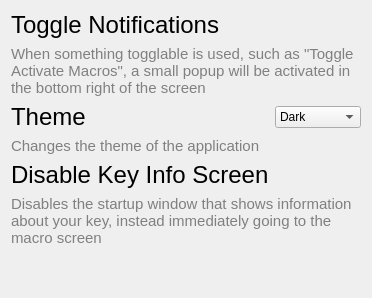
         <widget class="QWidget" name="settingsPage">
          <layout class="QGridLayout" name="gridLayout_7">
           <item row="0" column="0">
            <widget class="QLabel" name="toggleNotifsLabel">
             <property name="text">
              <string>&lt;html&gt;&lt;head/&gt;&lt;body&gt;&lt;p&gt;&lt;span style=&quot; font-size:18pt;&quot;&gt;Toggle Notifications&lt;/span&gt;&lt;/p&gt;&lt;/body&gt;&lt;/html&gt;</string>
             </property>
            </widget>
           </item>
           <item row="2" column="1">
            <widget class="QComboBox" name="themeComboBox">
             <item>
              <property name="text">
               <string>Dark</string>
              </property>
             </item>
             <item>
              <property name="text">
               <string>Navy Blue</string>
              </property>
             </item>
            </widget>
           </item>
           <item row="4" column="0">
            <widget class="QLabel" name="KeyInfoScreenLabel">
             <property name="text">
              <string>&lt;html&gt;&lt;head/&gt;&lt;body&gt;&lt;p&gt;&lt;span style=&quot; font-size:18pt;&quot;&gt;Disable Key Info Screen&lt;/span&gt;&lt;/p&gt;&lt;/body&gt;&lt;/html&gt;</string>
             </property>
            </widget>
           </item>
           <item row="3" column="0" colspan="2">
            <widget class="QLabel" name="label_45">
             <property name="font">
              <font>
               <pointsize>11</pointsize>
              </font>
             </property>
             <property name="styleSheet">
              <string notr="true">color:grey;</string>
             </property>
             <property name="text">
              <string>&lt;html&gt;&lt;head/&gt;&lt;body&gt;&lt;p&gt;Changes the theme of the application&lt;/p&gt;&lt;/body&gt;&lt;/html&gt;</string>
             </property>
            </widget>
           </item>
           <item row="6" column="0">
            <spacer name="verticalSpacer_4">
             <property name="orientation">
              <enum>Qt::Orientation::Vertical</enum>
             </property>
             <property name="sizeHint" stdset="0">
              <size>
               <width>20</width>
               <height>40</height>
              </size>
             </property>
            </spacer>
           </item>
           <item row="2" column="0">
            <widget class="QLabel" name="themeLabel">
             <property name="text">
              <string>&lt;html&gt;&lt;head/&gt;&lt;body&gt;&lt;p&gt;&lt;span style=&quot; font-size:18pt;&quot;&gt;Theme&lt;/span&gt;&lt;/p&gt;&lt;/body&gt;&lt;/html&gt;</string>
             </property>
            </widget>
           </item>
           <item row="1" column="0" colspan="2">
            <widget class="QLabel" name="label_41">
             <property name="font">
              <font>
               <pointsize>11</pointsize>
              </font>
             </property>
             <property name="styleSheet">
              <string notr="true">color:grey;</string>
             </property>
             <property name="text">
              <string>When something togglable is used, such as &quot;Toggle Activate Macros&quot;, a small popup will be activated in the bottom right of the screen</string>
             </property>
             <property name="wordWrap">
              <bool>true</bool>
             </property>
            </widget>
           </item>
           <item row="5" column="0" colspan="2">
            <widget class="QLabel" name="label_19">
             <property name="font">
              <font>
               <pointsize>11</pointsize>
              </font>
             </property>
             <property name="styleSheet">
              <string notr="true">color:grey;</string>
             </property>
             <property name="text">
              <string>Disables the startup window that shows information about your key, instead immediately going to the macro screen</string>
             </property>
             <property name="wordWrap">
              <bool>true</bool>
             </property>
            </widget>
           </item>
          </layout>
         </widget>
